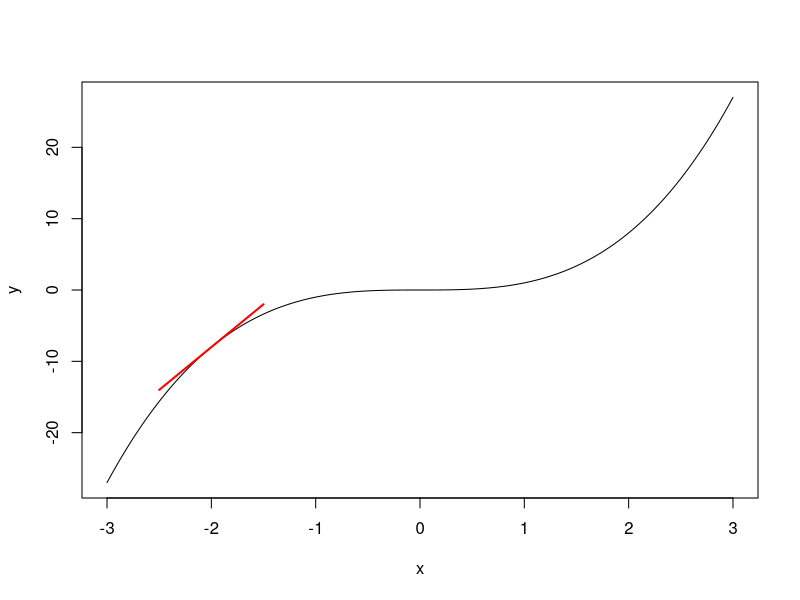

Reproduce this figure in R.
x <- seq(-3,3, .01)

y <- x^3

plot(x,y, type='l')

x0 = -2
y0 = x0^3

m = 3*x0^2

x1 = x0-.5
y1 = m*(x1-x0) + y0

x2 = x0+.5
y2 = m*(x2-x0) + y0

points(c(x1,x2), c(y1,y2), type='l',lwd=2, col='red')